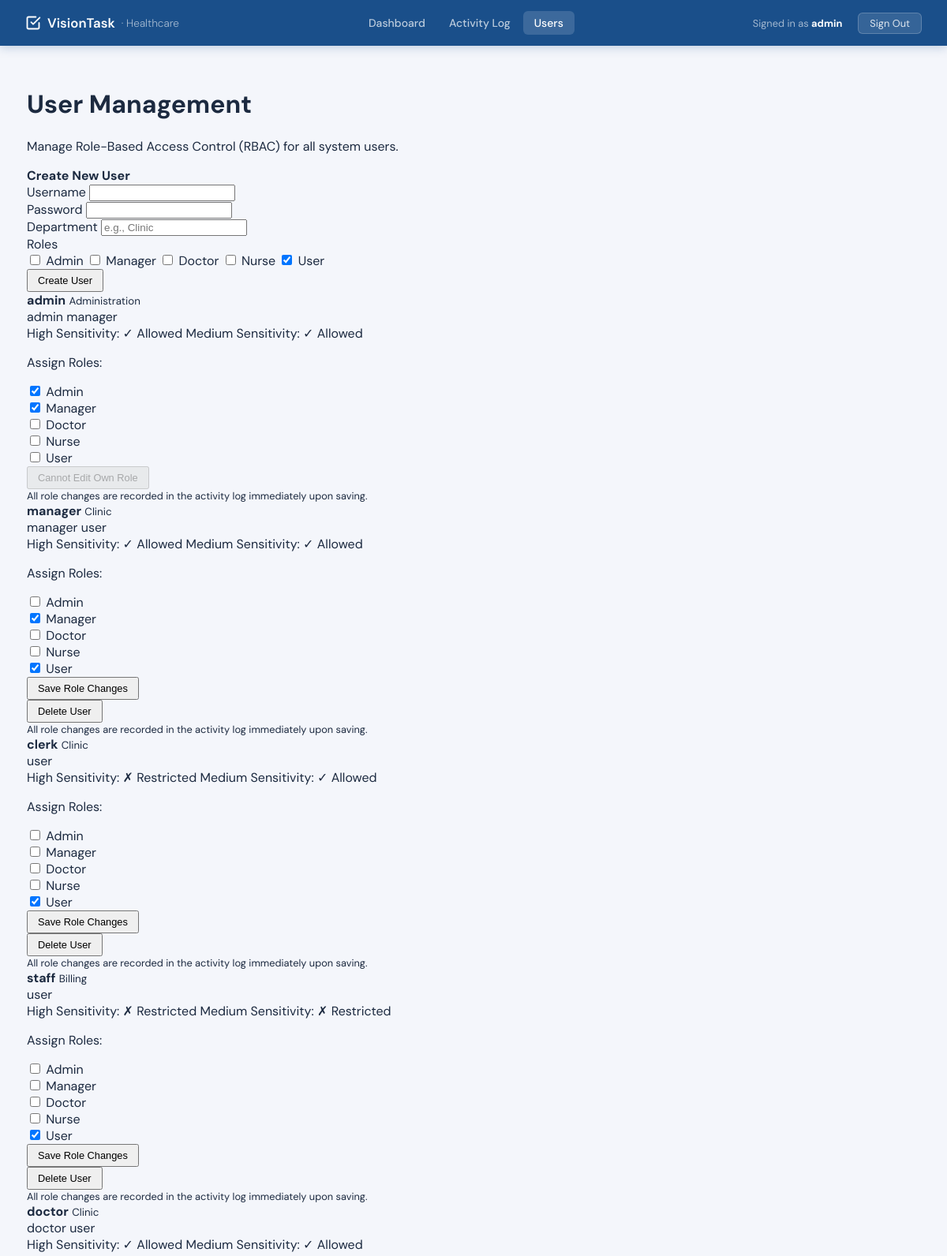
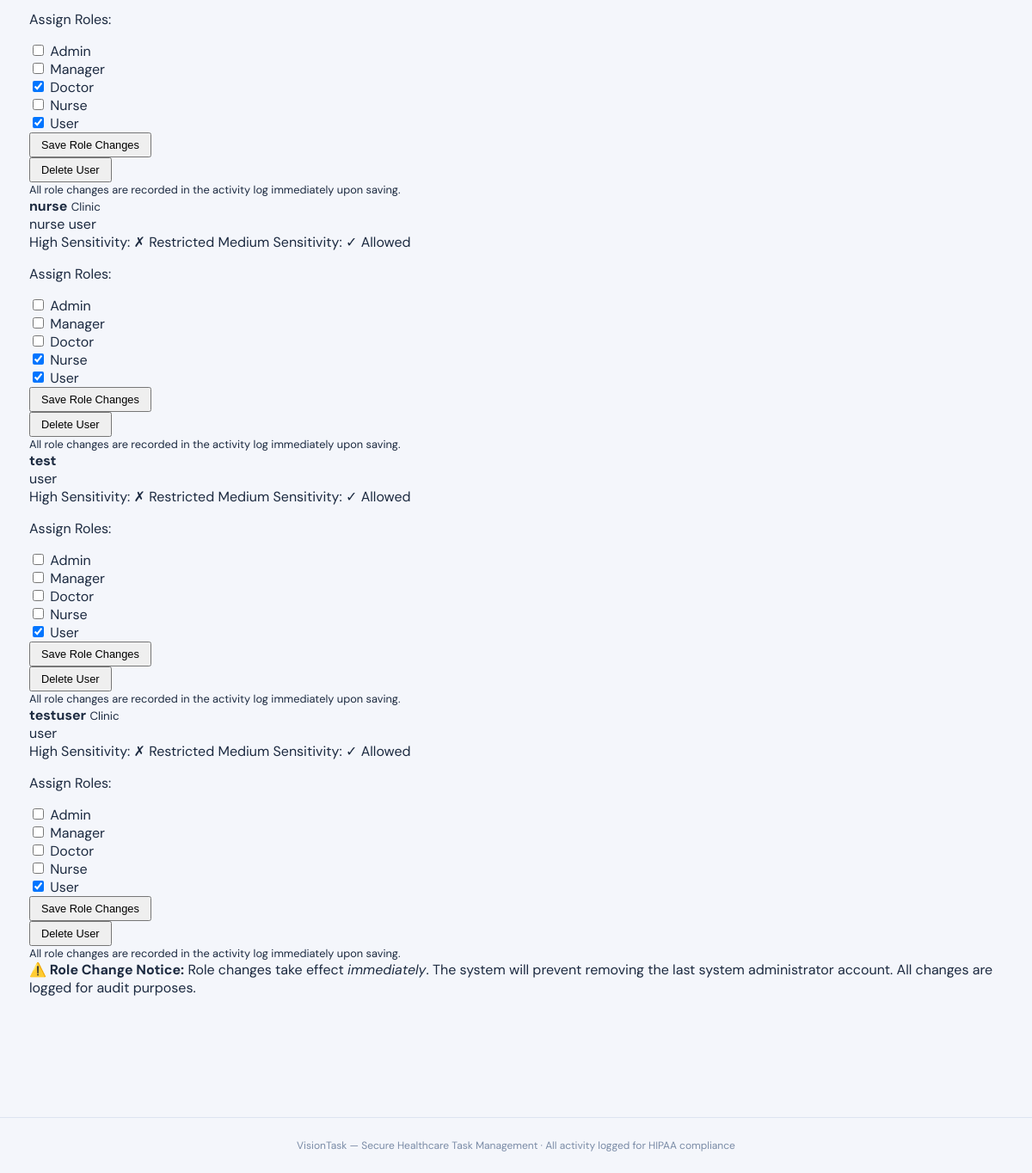
/users (signed in), run on the app's committed database (2 pictures, top to bottom).
### tables this page shows
CREATE TABLE users (
            username TEXT PRIMARY KEY,
            password_hash TEXT NOT NULL,
            roles TEXT NOT NULL,
            department TEXT,
            can_view_high_sensitivity INTEGER NOT NULL,
            can_view_medium_sensitivity INTEGER NOT NULL
        );

### vision_task/app (2).py (the view)
    @app.route("/users", methods=["GET"])
    def ui_users():
        redir = _require_login()
        if redir: return redir
        user = _get_session_user()
        if "admin" not in user.roles:
            return render_template("error.html", user=user,
                                   message="Only administrators can manage users."), 403
        return render_template("users.html", user=user, users=list_users(),
                               success_msg=request.args.get("success"),
                               error_msg=request.args.get("error"))

### vision_task/auth.py (called while the page is built)
def _ensure_demo_users():
    for u in DEMO_USERS:
        existing = db_get_user(u.username)
        if not existing:
            db_insert_user(u)

def list_users() -> list[User]:
    _ensure_demo_users()
    return db_list_users()

def get_user(username: str) -> User | None:
    _ensure_demo_users()
    return db_get_user(username)

### vision_task/db.py (called while the page is built)
def _get_db_path() -> str:
    return os.environ.get("VISION_TASK_DB") or "vision_task.db"

def _get_connection() -> sqlite3.Connection:
    conn = sqlite3.connect(_get_db_path(), detect_types=sqlite3.PARSE_DECLTYPES)
    conn.row_factory = sqlite3.Row
    return conn

def _row_to_user(row: sqlite3.Row) -> User:
    return User(
        username=row["username"],
        password_hash=row["password_hash"],
        roles=json.loads(row["roles"]),
        department=row["department"],
        can_view_high_sensitivity=bool(row["can_view_high_sensitivity"]),
        can_view_medium_sensitivity=bool(row["can_view_medium_sensitivity"]),
    )

def list_users() -> List[User]:
    conn = _get_connection()
    cur = conn.cursor()
    cur.execute("SELECT * FROM users")
    rows = cur.fetchall()
    conn.close()
    return [_row_to_user(r) for r in rows]

def get_user(username: str) -> Optional[User]:
    conn = _get_connection()
    cur = conn.cursor()
    cur.execute("SELECT * FROM users WHERE username = ?", (username,))
    row = cur.fetchone()
    conn.close()
    return _row_to_user(row) if row else None

### vision_task/templates/users.html (shortened to what this page needs)
{% extends "base.html" %}
{% block content %}
<h1 class="mb-1">User Management</h1>
<p class="text-muted mb-4">Manage Role-Based Access Control (RBAC) for all system users.</p>
<div class="row g-4">
    <div class="col-md-6">
        <div class="card border-primary">
            <div class="card-header bg-primary text-white">
                <strong>Create New User</strong>
            </div>
            <div class="card-body">
                <form method="post" action="{{ url_for('ui_create_user') }}">
                    <div class="mb-3">
                        <label class="form-label">Username</label>
                        <input class="form-control" name="username" required />
                    </div>
                    <div class="mb-3">
                        <label class="form-label">Password</label>
                        <input class="form-control" name="password" type="password" required />
                    </div>
                    <div class="mb-3">
                        <label class="form-label">Department</label>
                        <input class="form-control" name="department" placeholder="e.g., Clinic" />
                    </div>
                    <div class="mb-3">
                        <label class="form-label">Roles</label>
                        <div class="d-flex gap-2 flex-wrap">
                            <label class="form-check">
                                <input class="form-check-input" type="checkbox" name="roles" value="admin" />
                                <span class="form-check-label">Admin</span>
                            </label>
                            <label class="form-check">
                                <input class="form-check-input" type="checkbox" name="roles" value="manager" />
                                <span class="form-check-label">Manager</span>
                            </label>
                            <label class="form-check">
                                <input class="form-check-input" type="checkbox" name="roles" value="doctor" />
                                <span class="form-check-label">Doctor</span>
                            </label>
                            <label class="form-check">
                                <input class="form-check-input" type="checkbox" name="roles" value="nurse" />
                                <span class="form-check-label">Nurse</span>
                            </label>
                            <label class="form-check">
                                <input class="form-check-input" type="checkbox" name="roles" value="user" checked />
                                <span class="form-check-label">User</span>
                            </label>
                        </div>
                    </div>
                    <button class="btn btn-light btn-sm" type="submit">Create User</button>
                </form>
            </div>
        </div>
    </div>
{% for u in users %}
<div class="col-md-6">
    <div class="card h-100 {% if 'admin' in u.roles %}border-danger{% elif 'manager' in u.roles %}border-primary{% else %}border-secondary{% endif %}">
        <div class="card-header d-flex justify-content-between align-items-center
            {% if 'admin' in u.roles %}bg-danger text-white
            {% elif 'manager' in u.roles %}bg-primary text-white
            {% elif 'doctor' in u.roles %}bg-success text-white
            {% elif 'nurse' in u.roles %}bg-info text-dark
            {% else %}bg-light{% endif %}">
            <div>
                <strong>{{ u.username }}</strong>
                <small class="ms-2 opacity-75">{{ u.department }}</small>
            </div>
            <div class="d-flex gap-1">
                {% for r in u.roles %}
                <span class="badge
                    {% if r == 'admin' %}bg-light text-danger
                    {% elif r == 'manager' %}bg-light text-primary
                    {% elif r == 'doctor' %}bg-light text-success
                    {% elif r == 'nurse' %}bg-light text-info
                    {% else %}bg-light text-secondary{% endif %}">
                    {{ r }}
                </span>
                {% endfor %}
            </div>
        </div>
        <div class="card-body">
            <div class="mb-3 d-flex gap-2 flex-wrap">
                <span class="badge {% if u.can_view_high_sensitivity %}bg-danger{% else %}bg-secondary{% endif %}">
                    High Sensitivity: {% if u.can_view_high_sensitivity %}✓ Allowed{% else %}✗ Restricted{% endif %}
                </span>
                <span class="badge {% if u.can_view_medium_sensitivity %}bg-warning text-dark{% else %}bg-secondary{% endif %}">
                    Medium Sensitivity: {% if u.can_view_medium_sensitivity %}✓ Allowed{% else %}✗ Restricted{% endif %}
                </span>
            </div>
            <form method="post" action="{{ url_for('ui_update_role', username=u.username) }}">
                <p class="mb-2 fw-semibold">Assign Roles:</p>
                <div class="d-flex gap-3 mb-3">
                    <div class="form-check">
                        <input class="form-check-input" type="checkbox" name="roles" value="admin"
                               id="role_admin_{{ u.username }}"
                               {% if 'admin' in u.roles %}checked{% endif %}>
                        <label class="form-check-label text-danger fw-bold" for="role_admin_{{ u.username }}">
                            Admin
                        </label>
                    </div>
                    <div class="form-check">
                        <input class="form-check-input" type="checkbox" name="roles" value="manager"
                               id="role_manager_{{ u.username }}"
                               {% if 'manager' in u.roles %}checked{% endif %}>
                        <label class="form-check-label text-primary fw-bold" for="role_manager_{{ u.username }}">
                            Manager
                        </label>
                    </div>
                    <div class="form-check">
                        <input class="form-check-input" type="checkbox" name="roles" value="doctor"
                               id="role_doctor_{{ u.username }}"
                               {% if 'doctor' in u.roles %}checked{% endif %}>
                        <label class="form-check-label text-success fw-bold" for="role_doctor_{{ u.username }}">
                            Doctor
                        </label>
                    </div>
                    <div class="form-check">
                        <input class="form-check-input" type="checkbox" name="roles" value="nurse"
                               id="role_nurse_{{ u.username }}"
                               {% if 'nurse' in u.roles %}checked{% endif %}>
                        <label class="form-check-label text-info fw-bold" for="role_nurse_{{ u.username }}">
                            Nurse
                        </label>
                    </div>
                    <div class="form-check">
                        <input class="form-check-input" type="checkbox" name="roles" value="user"
                               id="role_user_{{ u.username }}"
                               {% if 'user' in u.roles %}checked{% endif %}>
                        <label class="form-check-label" for="role_user_{{ u.username }}">
                            User
                        </label>
                    </div>
                </div>
                {% if u.username != user.username %}
                <div class="d-flex gap-2">
                    <button type="submit" class="btn btn-sm btn-outline-primary">
                        Save Role Changes
                    </button>
                </div>
                </form>
                <form method="post" action="{{ url_for('ui_delete_user', username=u.username) }}" onsubmit="return confirm('Delete user {{ u.username }}? This cannot be undone.');">
                    <button type="submit" class="btn btn-sm btn-outline-danger mt-2">
                        Delete User
                    </button>
                </form>
                {% else %}
                <button type="button" class="btn btn-sm btn-outline-secondary" disabled title="You cannot modify your own role">
                    Cannot Edit Own Role
                </button>
                {% endif %}
        </div>
        <div class="card-footer text-muted" style="font-size:0.8rem;">
            All role changes are recorded in the activity log immediately upon saving.
        </div>
    </div>
</div>
{% endfor %}
</div>
<div class="alert alert-warning mt-4">
    <strong>⚠️ Role Change Notice:</strong> Role changes take effect <em>immediately</em>. The system will prevent removing the last system administrator account. All changes are logged for audit purposes.
</div>
{% endblock %}

### vision_task/templates/base.html (shortened to what this page needs)
<!DOCTYPE html>
<html lang="en">
<head>
</head>
<body>
{% if session.get('username') %}
<nav class="vt-nav">
    <a class="vt-nav-brand" href="{{ url_for('ui_dashboard') }}">
        <svg width="20" height="20" viewBox="0 0 24 24" fill="none" stroke="currentColor" stroke-width="2.2" stroke-linecap="round" stroke-linejoin="round">
            <path d="M9 11l3 3L22 4"/><path d="M21 12v7a2 2 0 01-2 2H5a2 2 0 01-2-2V5a2 2 0 012-2h11"/>
        </svg>
        VisionTask <span>· Healthcare</span>
    </a>
    <div class="vt-nav-links">
        <a class="vt-nav-link {% if request.endpoint == 'ui_dashboard' %}active{% endif %}" href="{{ url_for('ui_dashboard') }}">Dashboard</a>
        <a class="vt-nav-link {% if request.endpoint == 'ui_activity_log' %}active{% endif %}" href="{{ url_for('ui_activity_log') }}">Activity Log</a>
        <a class="vt-nav-link {% if request.endpoint == 'ui_users' %}active{% endif %}" href="{{ url_for('ui_users') }}">Users</a>
    </div>
    <div style="display:flex;align-items:center;gap:12px;">
        <span class="vt-nav-user">Signed in as <strong>{{ session.get('username') }}</strong></span>
        <a class="btn-logout" href="{{ url_for('logout') }}">Sign Out</a>
    </div>
</nav>
{% endif %}
<main class="vt-main">{% block content %}{% endblock %}</main>
<div class="vt-footer">
    VisionTask — Secure Healthcare Task Management · All activity logged for HIPAA compliance
</div>
</body>
</html>

### vision_task/templates/base.html (style rules this page uses)
:root { --brand: #1a4f8a; --brand-light: #e8f0fb; --brand-mid: #2d6bc4; --high: #c0392b; --high-bg: #fdf0ef; --med: #d68910; --med-bg: #fef9e7; --low: #1e8449; --low-bg: #eafaf1; --surface: #f4f6fb; --border: #dde3f0; --text: #1c2a40; --muted: #7a8ba6; }
*, *::before, *::after { box-sizing: border-box; }
body { font-family: 'DM Sans', sans-serif; background: var(--surface); color: var(--text); min-height: 100vh; margin: 0; }
.vt-nav { background: var(--brand); padding: 0 2rem; height: 58px; display: flex; align-items: center; justify-content: space-between; box-shadow: 0 2px 12px rgba(26,79,138,.25); position: sticky; top: 0; z-index: 100; }
.vt-nav-brand { color: #fff; font-weight: 600; font-size: 1.05rem; text-decoration: none; display: flex; align-items: center; gap: 8px; }
.vt-nav-brand span { opacity: .6; font-weight: 300; font-size: .85rem; }
.vt-nav-links { display: flex; align-items: center; gap: 2px; }
.vt-nav-link { color: rgba(255,255,255,.7); text-decoration: none; font-size: .875rem; font-weight: 500; padding: 6px 14px; border-radius: 6px; transition: all .15s; }
.vt-nav-link:hover, .vt-nav-link.active { background: rgba(255,255,255,.15); color: #fff; }
.vt-nav-user { color: rgba(255,255,255,.6); font-size: .8rem; margin-right: 8px; }
.vt-nav-user strong { color: #fff; }
.btn-logout { background: rgba(255,255,255,.12); color: rgba(255,255,255,.85); border: 1px solid rgba(255,255,255,.2); font-size: .8rem; padding: 4px 14px; border-radius: 6px; text-decoration: none; transition: background .15s; }
.vt-main { max-width: 1180px; margin: 0 auto; padding: 32px 24px 80px; }
.btn-sm { padding: 5px 12px; font-size: .8rem; }
.vt-footer { text-align: center; color: var(--muted); font-size: .75rem; padding: 24px 0; border-top: 1px solid var(--border); margin-top: 60px; }

### data on the page
users: get "admin", username "admin", department "Administration", roles "admin" "manager", can_view_high_sensitivity "✓ Allowed", can_view_medium_sensitivity "✓ Allowed", shows "Cannot Edit Own Role"
users: username "manager", department "Clinic", roles "manager" "user", can_view_high_sensitivity "✓ Allowed", can_view_medium_sensitivity "✓ Allowed"
users: username "clerk", department "Clinic", roles "user", can_view_high_sensitivity "✗ Restricted", can_view_medium_sensitivity "✓ Allowed"
users: username "staff", department "Billing", roles "user", can_view_high_sensitivity "✗ Restricted", can_view_medium_sensitivity "✗ Restricted"
users: username "doctor", department "Clinic", roles "doctor" "user", can_view_high_sensitivity "✓ Allowed", can_view_medium_sensitivity "✓ Allowed"
users: username "nurse", department "Clinic", roles "nurse" "user", can_view_high_sensitivity "✗ Restricted", can_view_medium_sensitivity "✓ Allowed"
users: username "test", roles "user", can_view_high_sensitivity "✗ Restricted", can_view_medium_sensitivity "✓ Allowed"
users: username "testuser", department "Clinic", roles "user", can_view_high_sensitivity "✗ Restricted", can_view_medium_sensitivity "✓ Allowed"
